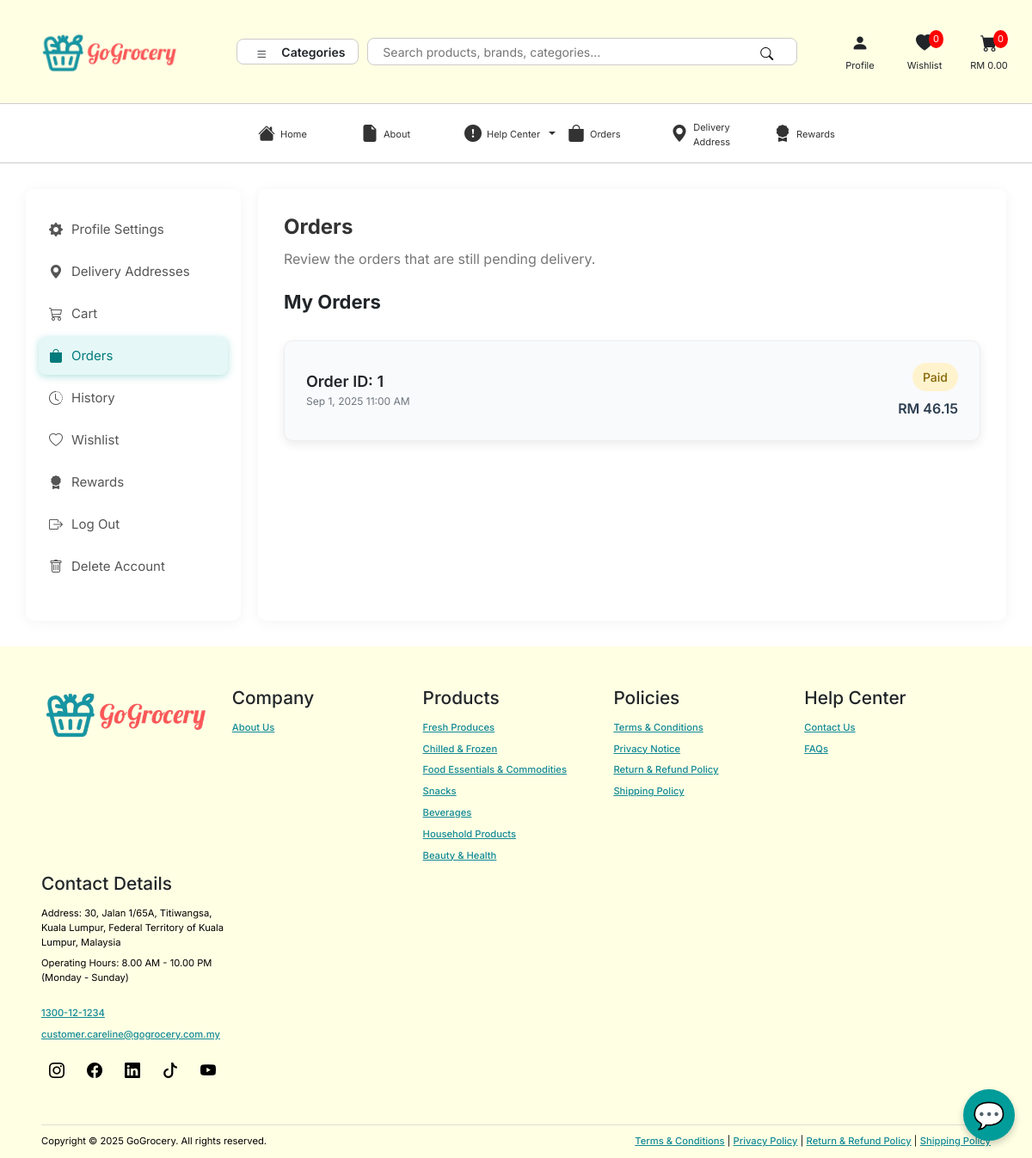
The app's page /profile/order/index.php (signed in) with its own data.
### tables this page shows
CREATE TABLE IF NOT EXISTS orders (
  order_id INT UNSIGNED AUTO_INCREMENT PRIMARY KEY,
  user_id INT UNSIGNED NOT NULL,
  address_id INT UNSIGNED NOT NULL,
  status ENUM('paid','delivered') NOT NULL DEFAULT 'paid',   
  payment_method ENUM('card','bank_transfer','e_wallet','grabpay','fpx') NOT NULL,
  voucher_id INT UNSIGNED NULL,                     
  subtotal DECIMAL(10,2) NOT NULL DEFAULT 0.00,
  voucher_discount_value DECIMAL(10,2) NOT NULL DEFAULT 0.00,  
  shipping_fee DECIMAL(10,2) NOT NULL DEFAULT 0.00,
  delivery_duration VARCHAR(50) NOT NULL,
  grand_total DECIMAL(10,2) AS (subtotal - voucher_discount_value + shipping_fee) STORED,
  placed_at TIMESTAMP NOT NULL DEFAULT CURRENT_TIMESTAMP,
  KEY idx_orders_user (user_id),
  CONSTRAINT fk_orders_user
    FOREIGN KEY (user_id) REFERENCES users(user_id)
    ON DELETE RESTRICT ON UPDATE CASCADE,
  CONSTRAINT fk_orders_address
    FOREIGN KEY (address_id) REFERENCES addresses(address_id)
    ON DELETE RESTRICT ON UPDATE CASCADE,
  CONSTRAINT fk_orders_voucher
    FOREIGN KEY (voucher_id) REFERENCES vouchers(voucher_id)
    ON DELETE SET NULL ON UPDATE CASCADE
);

### profile/order/index.php (the view, shortened to what this page needs)
<?php
if (isset($_SESSION['user_id'])) {
    $user_id = $_SESSION['user_id'];
} else {
    echo "You are not logged in!";
}
?>
<?php
include(__DIR__ . '/../../connect_db.php');
$errorMsg = null;
$order_status = "paid";
$orderStmt = $conn->prepare("SELECT * FROM orders WHERE user_id = ? AND status = ? ORDER BY placed_at DESC");
$orderStmt->bind_param("is", $user_id, $order_status);
if ($orderStmt->execute()) {
    $orderResult = $orderStmt->get_result();
    $orderList = [];
    while ($order = $orderResult->fetch_assoc()) {
        $orderList[] = $order;
    }
} else {
    $errorMsg = $orderStmt->error;
}
?>
<?php
    include __DIR__ . '../../../livechat/chat_UI.php';
?>
<!DOCTYPE html>
<html>
    <head>
        <link href="https://cdn.jsdelivr.net/npm/bootstrap-icons/font/bootstrap-icons.css" rel="stylesheet">
        <link href="https://cdn.jsdelivr.net/npm/bootstrap@5.3.0/dist/css/bootstrap.min.css" rel="stylesheet">
        <link rel="stylesheet" href="https://cdn.jsdelivr.net/npm/bootstrap-icons@1.11.3/font/bootstrap-icons.css">
        <link rel="stylesheet" href="../../css/profile_styles.css">
        <link rel="stylesheet" href="../../css/orders_history_styles.css">
        <link rel="stylesheet" href="../../css/header_styles.css">
        <link rel="stylesheet" href="../../css/footer_styles.css">
        <link rel="stylesheet" href="../../css/livechat_styles.css">
    </head>
    <body>
        <header><?php include("../../header.php") ?></header>
        <div class="main-container">
            <div id="profileSettingSideBar">
                <ul class="menu-items">
                    <li><a href="../settings/index.php"><i class="bi bi-gear-fill"></i> Profile Settings</a></li>
                    <li><a href="../deliveryAddress/index.php"><i class="bi bi-geo-alt-fill"></i> Delivery Addresses</a></li>
                    <li><a href="../cart/index.php"><i class="bi bi-cart3"></i> Cart</a></li>
                    <li><a href="../order/index.php" class="active"><i class="bi bi-bag-fill"></i> Orders</a></li>
                    <li><a href="../history/index.php"><i class="bi bi-clock-history"></i> History</a></li>
                    <li><a href="../wishlist/index.php"><i class="bi bi-heart"></i> Wishlist</a></li>
                    <li><a href="../reward/index.php"><i class="bi bi-award-fill"></i> Rewards</a></li>
                    <li><a href="../../auth/logout.php"><i class="bi bi-box-arrow-right"></i> Log Out</a></li>
                    <li><a href="../../auth/delete_account.php"><i class="bi bi-trash"></i> Delete Account</a></li>
                </ul>
            </div>
            <div id="profileContent">
                <div class="content-header">
                    <h1 style="text-align: left;">Orders</h1>
                    <p>Review the orders that are still pending delivery.</p>
                </div>
                <div class="content">
                   <h2>My Orders</h2>
                    <?php if (!empty($errorMsg)): ?>
                        <p class="errMessage">Error occurred when fetching order records. Please try again.</p>
                        <pre class="errMessage"><?php echo htmlspecialchars($errorMsg); ?></pre>
                    <?php elseif (count($orderList) === 0): ?>
                        <p class="tips">No order record found</p>
                    <?php else: ?>
                        <br/>
                    <?php endif; ?>
                    <?php foreach ($orderList as $order): ?>
                        <a href="orderDetails.php?id=<?php echo $order['order_id']; ?>"
                            class="cardLink">
                            <div class="card">
                                <div class="infoTwoColumn">
                                    <div class="infoLeft">
                                        <h3 class="orderId">Order ID: <?php echo htmlspecialchars($order['order_id']); ?></h3>
                                        <span class="orderDate"><p><?php echo htmlspecialchars(date('M j, Y g:i A', strtotime($order['placed_at']))); ?></p></span>
                                    </div>
                                    <div class="infoRight">
                                        <span class="orderStatus status-<?php echo strtolower($order['status']); ?>">
                                            <p><?php echo htmlspecialchars(ucfirst($order['status'])); ?></p>
                                        </span>
                                        <span class="grandTotal"><p>RM <?php echo htmlspecialchars(number_format($order['grand_total'], 2)); ?></p></span>
                                    </div>
                                </div>
                            </div>
                        </a>
                    <?php endforeach; ?>
                </div>
            </div>
        </div>
        <footer><?php include("../../footer.php") ?> </footer>
    </body>
</html>

### css/profile_styles.css (style rules this page uses)
.main-container { display: flex; max-width: 1200px; margin: 30px auto; gap: 30px; }
#profileSettingSideBar { flex: 0 0 280px; background-color: #fff; border-radius: 10px; box-shadow: 0 2px 15px rgba(0, 0, 0, 0.05); padding: 25px 0; }
.menu-items { list-style: none; padding: 0 15px; }
.menu-items li { margin-bottom: 5px; }
.menu-items a { display: flex; align-items: center; padding: 12px 15px; text-decoration: none; color: #555; border-radius: 8px; transition: all 0.3s; }
.menu-items a:hover, .menu-items a.active { background-color: #e6f7f7; color: #037a7b; box-shadow: 0 2px 8px rgba(4, 155, 156, 0.3); }
.menu-items a i { margin-right: 12px; font-size: 18px; }
#profileContent { flex: 1; background-color: #fff; border-radius: 10px; box-shadow: 0 2px 15px rgba(0, 0, 0, 0.05); padding: 30px; }
.content-header { margin-bottom: 25px; }
body #profileContent .content-header h1 { font-size: 24px; color: #333; margin-bottom: 10px; font-weight: bold; text-align: left !important; }
#profileContent .content-header p { color: #777; }
#profileContent .content h2 { font-size: 22px; font-weight: bold; }
.card { box-shadow: 0 4px 12px rgba(0,0,0,0.08); background-color: #f9fafc; border-radius: 10px; padding: 25px; margin-bottom: 25px; border: 1px solid #eee; }
.cardLink { text-decoration: none; color: inherit; display: block; transition: all 0.3s ease; }
.cardLink .card { transition: all 0.3s ease; }
@media (max-width: 1200px) { .main-container { max-width: 95%; gap: 20px; } }
@media (max-width: 1200px) { .content-header h1 { font-size: 22px; } }
@media (max-width: 1200px) { .content h2 { font-size: 20px; } }
@media (max-width: 1200px) { #profileSettingSideBar { flex: 0 0 250px; } }
@media (max-width: 1200px) { .menu-items a { padding: 10px 12px; font-size: 15px; } }
@media (max-width: 1200px) { .menu-items a i { font-size: 16px; margin-right: 10px; } }

### css/orders_history_styles.css (style rules this page uses)
body { font-family: 'Inter', sans-serif; margin: 0px; }
.infoTwoColumn { display: flex; justify-content: space-between; align-items: center; }
.infoTwoColumn p { margin: 0%; }
.orderId { font-weight: 600; font-size: 18px; margin: 0; }
.orderDate { font-size: 12px; color: #6c757d; margin-top: 4px; }
.infoLeft { display: flex; flex-direction: column; }
.infoRight { display: flex; flex-direction: column; align-items: flex-end; }
.orderStatus { padding: 6px 12px; border-radius: 50px; font-size: 14px; font-weight: 500; margin-bottom: 8px; }
.status-paid { background-color: #fff3cd; color: #856404; }
.grandTotal { font-weight: 600; font-size: 16px; color: #2c3e50; }

### css/footer_styles.css (style rules this page uses)
footer { background-color: #FFFFE4 !important; padding: 1.5rem 1.5rem 0.1rem; margin: 0; }

### css/styles.css (style rules this page uses)
body { font-family: 'Inter', sans-serif; font-size: 16px; margin: 0; padding: 0; background: #ffffff; }
h1 { text-align: center; margin-bottom: 20px; color: #009c99; }
a { text-decoration: none; color: inherit; }

### records on screen
orders: order_id "1", placed_at "Sep 1, 2025 11:00 AM", status "Paid", grand_total "46.15"

### other values on screen
$wishlist_count "0"
$cart_count "0"
$cart_total "0.00"
